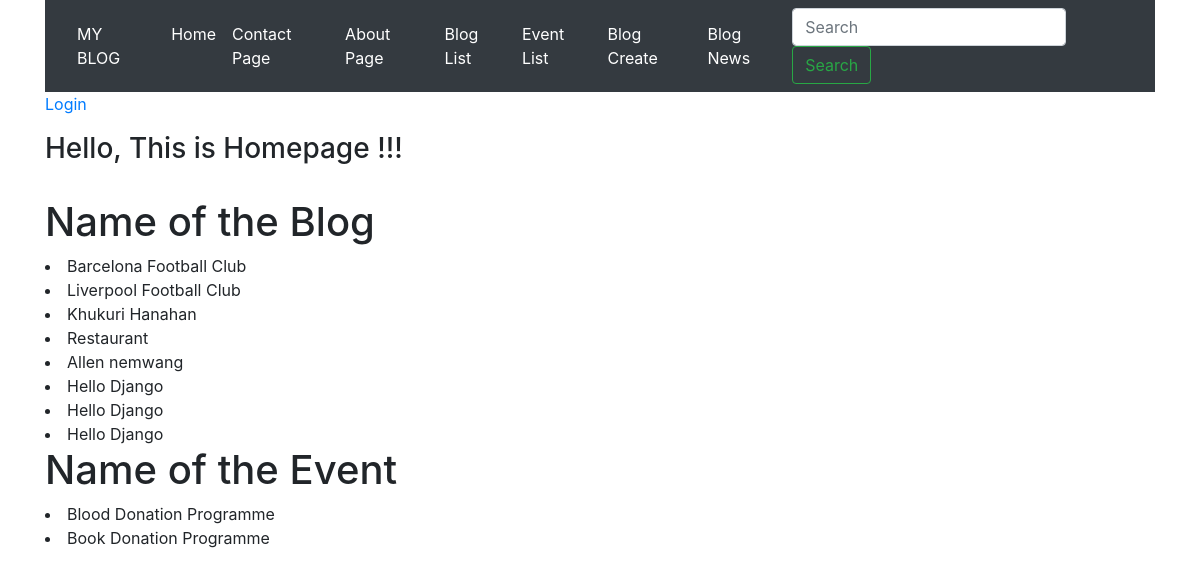
The page / on the database its author committed.
### blogapp/models.py (models this page shows, shortened)
class Blog(models.Model):
    title = models.CharField(max_length=200)
    image = models.ImageField(upload_to='blogs')
    contents = models.TextField()
    author = models.CharField(max_length=200)
    date = models.DateTimeField(auto_now_add=True)
    viewcount = models.PositiveIntegerField(default=0)

class Event(models.Model):
    title = models.CharField(max_length=100)
    image = models.ImageField(upload_to='events')
    contents = models.TextField()
    date = models.DateTimeField(auto_now_add=True)

### blogapp/views.py (the view)
# urls.py: path('', HomeView.as_view(), name='home'),
class HomeView (TemplateView):
    template_name = 'home.html'
    def get_context_data(self, **kwargs):
        context = super().get_context_data(**kwargs)
        context['bibek'] = 'I am bibek'
        context['blogs'] = Blog.objects.all()
        context['events'] = Event.objects.all()
        return context

### templates/home.html
{% extends 'base.html' %}
{% load static%}
{% block content%}
<h3>Hello, This is Homepage !!!</h3>
<br>
<h1>Name of the Blog</h1>
{% for blog in blogs %}
<li>{{blog.title}}</li>
{% endfor %}
<h1>Name of the Event</h1>
{% for event in events %}
<li>{{event.title}}</li>
{% endfor %}
{% endblock%}

### rows shown on the page
Blog: title "Barcelona Football Club"
Blog: title "Liverpool Football Club"
Blog: title "Khukuri Hanahan"
Blog: title "Restaurant"
Blog: title "Allen nemwang"
Blog: title "Hello Django"
Blog: title "Hello Django"
Blog: title "Hello Django"
Event: title "Blood Donation Programme"
Event: title "Book Donation Programme"
